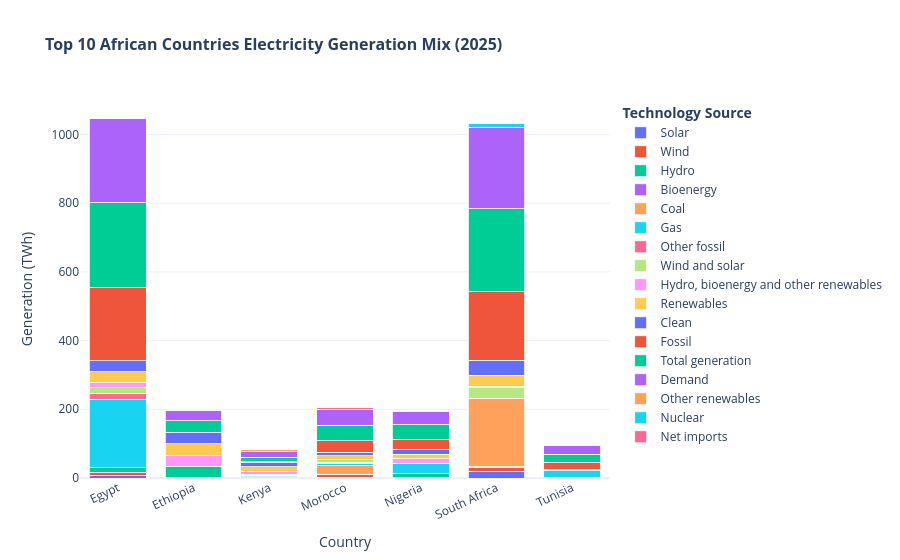

Notebook source saved alongside this figure:
### Markdown cell above
#### **Top 10 African Countries Technology Mix**

### Code cell
import pandas as pd
import plotly.express as px
import os

# Ensure output directory exists
OUTPUT_DIR = "../outputs"
os.makedirs(OUTPUT_DIR, exist_ok=True)

# Determine the latest reporting year in the standardized dataset
latest_year = int(df_ember['Year'].max())
print(f"Filtering latest reporting year: {latest_year}")

# Filter data for the latest year and drop missing generation values
df_latest = df_ember[(df_ember['Year'] == latest_year) & (df_ember['Generation (TWh)'].notnull())].copy()

# Identify top 10 countries by total generation in that latest year
top_countries = (
    df_latest.groupby('Area')['Generation (TWh)']
    .sum()
    .nlargest(10)
    .index.tolist()
)

df_top_mix = df_latest[df_latest['Area'].isin(top_countries)]

# Create interactive stacked bar chart
fig_mix = px.bar(
    df_top_mix,
    x="Area",
    y="Generation (TWh)",
    color="Electricity source",
    title=f"<b>Top 10 African Countries Electricity Generation Mix ({latest_year})</b>",
    labels={
        "Area": "Country", 
        "Generation (TWh)": "Generation (TWh)", 
        "Electricity source": "Technology Source"
    },
    barmode="stack",
    hover_data=["ISO 3 code", "Generation (TWh)"]
)

fig_mix.update_traces(
    marker=dict(line=dict(width=0.8, color='white'))
)

fig_mix.update_layout(
    template="plotly_white",
    title_font_size=16,
    xaxis_tickangle=-25,
    legend_title_text="<b>Technology Source</b>",
    hovermode="closest",
    bargap=0.25
)

fig_mix.show(config={
    'displayModeBar': True,
    'modeBarButtonsToRemove': [],
    'toImageButtonOptions': {'format': 'png', 'filename': 'africa_tech_mix', 'height': 700, 'width': 1000}
})

# Export interactive chart asset to the outputs folder
mix_html_path = os.path.join(OUTPUT_DIR, "africa_technology_mix_latest.html")
fig_mix.write_html(mix_html_path)
print(f"Interactive technology mix chart exported to: {mix_html_path}")

### Figure 1 — Plotly figure (JSON) as saved in the notebook; plotly's stock layout.template omitted (floating-point values rounded to 4 significant figures)
{"data": [{"customdata": [["EGY"], ["ETH"], ["KEN"], ["MAR"], ["NGA"], ["ZAF"], ["TUN"]], "hovertemplate": "Technology Source=Solar<br>Country=%{x}<br>Generation (TWh)=%{y}<br>ISO 3 code=%{customdata[0]}<extra></extra>", "legendgroup": "Solar", "marker": {"color": "#636efa", "line": {"color": "white", "width": 0.8}, "pattern": {"shape": ""}}, "name": "Solar", "orientation": "v", "showlegend": true, "textposition": "auto", "type": "bar", "x": ["Egypt", "Ethiopia", "Kenya", "Morocco", "Nigeria", "South Africa", "Tunisia"], "xaxis": "x", "y": [7.598, 0.04, 0.673, 2.568, 0.13, 19.48, 0.56], "yaxis": "y"}, {"customdata": [["EGY"], ["ETH"], ["KEN"], ["MAR"], ["NGA"], ["ZAF"], ["TUN"]], "hovertemplate": "Technology Source=Wind<br>Country=%{x}<br>Generation (TWh)=%{y}<br>ISO 3 code=%{customdata[0]}<extra></extra>", "legendgroup": "Wind", "marker": {"color": "#EF553B", "line": {"color": "white", "width": 0.8}, "pattern": {"shape": ""}}, "name": "Wind", "orientation": "v", "showlegend": true, "textposition": "auto", "type": "bar", "x": ["Egypt", "Ethiopia", "Kenya", "Morocco", "Nigeria", "South Africa", "Tunisia"], "xaxis": "x", "y": [9.286, 1.1, 2.321, 6.717, 0.0, 11.32, 0.292], "yaxis": "y"}, {"customdata": [["EGY"], ["ETH"], ["KEN"], ["MAR"], ["NGA"], ["ZAF"], ["TUN"]], "hovertemplate": "Technology Source=Hydro<br>Country=%{x}<br>Generation (TWh)=%{y}<br>ISO 3 code=%{customdata[0]}<extra></extra>", "legendgroup": "Hydro", "marker": {"color": "#00cc96", "line": {"color": "white", "width": 0.8}, "pattern": {"shape": ""}}, "name": "Hydro", "orientation": "v", "showlegend": true, "textposition": "auto", "type": "bar", "x": ["Egypt", "Ethiopia", "Kenya", "Morocco", "Nigeria", "South Africa", "Tunisia"], "xaxis": "x", "y": [15.07, 32.19, 2.932, 0.922, 13.39, 1.83, 0.008], "yaxis": "y"}, {"customdata": [["EGY"], ["ETH"], ["KEN"], ["MAR"], ["NGA"], ["ZAF"], ["TUN"]], "hovertemplate": "Technology Source=Bioenergy<br>Country=%{x}<br>Generation (TWh)=%{y}<br>ISO 3 code=%{customdata[0]}<extra></extra>", "legendgroup": "Bioenergy", "marker": {"color": "#ab63fa", "line": {"color": "white", "width": 0.8}, "pattern": {"shape": ""}}, "name": "Bioenergy", "orientation": "v", "showlegend": true, "textposition": "auto", "type": "bar", "x": ["Egypt", "Ethiopia", "Kenya", "Morocco", "Nigeria", "South Africa", "Tunisia"], "xaxis": "x", "y": [0.0, 0.01, 0.283, 0.04, 0.06, 0.47, 0.0], "yaxis": "y"}, {"customdata": [["EGY"], ["ETH"], ["KEN"], ["MAR"], ["NGA"], ["ZAF"], ["TUN"]], "hovertemplate": "Technology Source=Coal<br>Country=%{x}<br>Generation (TWh)=%{y}<br>ISO 3 code=%{customdata[0]}<extra></extra>", "legendgroup": "Coal", "marker": {"color": "#FFA15A", "line": {"color": "white", "width": 0.8}, "pattern": {"shape": ""}}, "name": "Coal", "orientation": "v", "showlegend": true, "textposition": "auto", "type": "bar", "x": ["Egypt", "Ethiopia", "Kenya", "Morocco", "Nigeria", "South Africa", "Tunisia"], "xaxis": "x", "y": [0.0, 0.0, 0.0, 27.54, 0.0, 197.5, 0.0], "yaxis": "y"}, {"customdata": [["EGY"], ["ETH"], ["KEN"], ["MAR"], ["NGA"], ["ZAF"], ["TUN"]], "hovertemplate": "Technology Source=Gas<br>Country=%{x}<br>Generation (TWh)=%{y}<br>ISO 3 code=%{customdata[0]}<extra></extra>", "legendgroup": "Gas", "marker": {"color": "#19d3f3", "line": {"color": "white", "width": 0.8}, "pattern": {"shape": ""}}, "name": "Gas", "orientation": "v", "showlegend": true, "textposition": "auto", "type": "bar", "x": ["Egypt", "Ethiopia", "Kenya", "Morocco", "Nigeria", "South Africa", "Tunisia"], "xaxis": "x", "y": [195.6, 0.0, 0.0, 4.788, 28.92, 0.0, 21.19], "yaxis": "y"}, {"customdata": [["EGY"], ["ETH"], ["KEN"], ["MAR"], ["NGA"], ["ZAF"], ["TUN"]], "hovertemplate": "Technology Source=Other fossil<br>Country=%{x}<br>Generation (TWh)=%{y}<br>ISO 3 code=%{customdata[0]}<extra></extra>", "legendgroup": "Other fossil", "marker": {"color": "#FF6692", "line": {"color": "white", "width": 0.8}, "pattern": {"shape": ""}}, "name": "Other fossil", "orientation": "v", "showlegend": true, "textposition": "auto", "type": "bar", "x": ["Egypt", "Ethiopia", "Kenya", "Morocco", "Nigeria", "South Africa", "Tunisia"], "xaxis": "x", "y": [18.17, 0.0, 1.398, 1.573, 0.0, 1.95, 0.23], "yaxis": "y"}, {"customdata": [["EGY"], ["ETH"], ["KEN"], ["MAR"], ["NGA"], ["ZAF"], ["TUN"]], "hovertemplate": "Technology Source=Wind and solar<br>Country=%{x}<br>Generation (TWh)=%{y}<br>ISO 3 code=%{customdata[0]}<extra></extra>", "legendgroup": "Wind and solar", "marker": {"color": "#B6E880", "line": {"color": "white", "width": 0.8}, "pattern": {"shape": ""}}, "name": "Wind and solar", "orientation": "v", "showlegend": true, "textposition": "auto", "type": "bar", "x": ["Egypt", "Ethiopia", "Kenya", "Morocco", "Nigeria", "South Africa", "Tunisia"], "xaxis": "x", "y": [16.88, 1.14, 2.994, 9.285, 0.13, 30.8, 0.852], "yaxis": "y"}, {"customdata": [["EGY"], ["ETH"], ["KEN"], ["MAR"], ["NGA"], ["ZAF"], ["TUN"]], "hovertemplate": "Technology Source=Hydro, bioenergy and other renewables<br>Country=%{x}<br>Generation (TWh)=%{y}<br>ISO 3 code=%{customdata[0]}<extra></extra>", "legendgroup": "Hydro, bioenergy and other renewables", "marker": {"color": "#FF97FF", "line": {"color": "white", "width": 0.8}, "pattern": {"shape": ""}}, "name": "Hydro, bioenergy and other renewables", "orientation": "v", "showlegend": true, "textposition": "auto", "type": "bar", "x": ["Egypt", "Ethiopia", "Kenya", "Morocco", "Nigeria", "South Africa", "Tunisia"], "xaxis": "x", "y": [15.07, 32.23, 9.656, 0.962, 13.46, 2.3, 0.008], "yaxis": "y"}, {"customdata": [["EGY"], ["ETH"], ["KEN"], ["MAR"], ["NGA"], ["ZAF"], ["TUN"]], "hovertemplate": "Technology Source=Renewables<br>Country=%{x}<br>Generation (TWh)=%{y}<br>ISO 3 code=%{customdata[0]}<extra></extra>", "legendgroup": "Renewables", "marker": {"color": "#FECB52", "line": {"color": "white", "width": 0.8}, "pattern": {"shape": ""}}, "name": "Renewables", "orientation": "v", "showlegend": true, "textposition": "auto", "type": "bar", "x": ["Egypt", "Ethiopia", "Kenya", "Morocco", "Nigeria", "South Africa", "Tunisia"], "xaxis": "x", "y": [31.95, 33.37, 12.65, 10.25, 13.59, 33.1, 0.86], "yaxis": "y"}, {"customdata": [["EGY"], ["ETH"], ["KEN"], ["MAR"], ["NGA"], ["ZAF"], ["TUN"]], "hovertemplate": "Technology Source=Clean<br>Country=%{x}<br>Generation (TWh)=%{y}<br>ISO 3 code=%{customdata[0]}<extra></extra>", "legendgroup": "Clean", "marker": {"color": "#636efa", "line": {"color": "white", "width": 0.8}, "pattern": {"shape": ""}}, "name": "Clean", "orientation": "v", "showlegend": true, "textposition": "auto", "type": "bar", "x": ["Egypt", "Ethiopia", "Kenya", "Morocco", "Nigeria", "South Africa", "Tunisia"], "xaxis": "x", "y": [31.95, 33.37, 12.65, 10.25, 13.59, 43.31, 0.86], "yaxis": "y"}, {"customdata": [["EGY"], ["ETH"], ["KEN"], ["MAR"], ["NGA"], ["ZAF"], ["TUN"]], "hovertemplate": "Technology Source=Fossil<br>Country=%{x}<br>Generation (TWh)=%{y}<br>ISO 3 code=%{customdata[0]}<extra></extra>", "legendgroup": "Fossil", "marker": {"color": "#EF553B", "line": {"color": "white", "width": 0.8}, "pattern": {"shape": ""}}, "name": "Fossil", "orientation": "v", "showlegend": true, "textposition": "auto", "type": "bar", "x": ["Egypt", "Ethiopia", "Kenya", "Morocco", "Nigeria", "South Africa", "Tunisia"], "xaxis": "x", "y": [213.7, 0.0, 1.398, 33.9, 28.92, 199.4, 21.42], "yaxis": "y"}, {"customdata": [["EGY"], ["ETH"], ["KEN"], ["MAR"], ["NGA"], ["ZAF"], ["TUN"]], "hovertemplate": "Technology Source=Total generation<br>Country=%{x}<br>Generation (TWh)=%{y}<br>ISO 3 code=%{customdata[0]}<extra></extra>", "legendgroup": "Total generation", "marker": {"color": "#00cc96", "line": {"color": "white", "width": 0.8}, "pattern": {"shape": ""}}, "name": "Total generation", "orientation": "v", "showlegend": true, "textposition": "auto", "type": "bar", "x": ["Egypt", "Ethiopia", "Kenya", "Morocco", "Nigeria", "South Africa", "Tunisia"], "xaxis": "x", "y": [245.7, 33.37, 14.05, 44.15, 42.51, 242.8, 22.28], "yaxis": "y"}, {"customdata": [["EGY"], ["ETH"], ["KEN"], ["MAR"], ["NGA"], ["ZAF"], ["TUN"]], "hovertemplate": "Technology Source=Demand<br>Country=%{x}<br>Generation (TWh)=%{y}<br>ISO 3 code=%{customdata[0]}<extra></extra>", "legendgroup": "Demand", "marker": {"color": "#ab63fa", "line": {"color": "white", "width": 0.8}, "pattern": {"shape": ""}}, "name": "Demand", "orientation": "v", "showlegend": true, "textposition": "auto", "type": "bar", "x": ["Egypt", "Ethiopia", "Kenya", "Morocco", "Nigeria", "South Africa", "Tunisia"], "xaxis": "x", "y": [244.3, 31.02, 15.57, 47.9, 40.21, 236.8, 24.87], "yaxis": "y"}, {"customdata": [["ETH"], ["KEN"], ["MAR"], ["NGA"], ["TUN"]], "hovertemplate": "Technology Source=Other renewables<br>Country=%{x}<br>Generation (TWh)=%{y}<br>ISO 3 code=%{customdata[0]}<extra></extra>", "legendgroup": "Other renewables", "marker": {"color": "#FFA15A", "line": {"color": "white", "width": 0.8}, "pattern": {"shape": ""}}, "name": "Other renewables", "orientation": "v", "showlegend": true, "textposition": "auto", "type": "bar", "x": ["Ethiopia", "Kenya", "Morocco", "Nigeria", "Tunisia"], "xaxis": "x", "y": [0.03, 6.442, 0.0, 0.0, 0.0], "yaxis": "y"}, {"customdata": [["ETH"], ["KEN"], ["MAR"], ["NGA"], ["ZAF"], ["TUN"]], "hovertemplate": "Technology Source=Nuclear<br>Country=%{x}<br>Generation (TWh)=%{y}<br>ISO 3 code=%{customdata[0]}<extra></extra>", "legendgroup": "Nuclear", "marker": {"color": "#19d3f3", "line": {"color": "white", "width": 0.8}, "pattern": {"shape": ""}}, "name": "Nuclear", "orientation": "v", "showlegend": true, "textposition": "auto", "type": "bar", "x": ["Ethiopia", "Kenya", "Morocco", "Nigeria", "South Africa", "Tunisia"], "xaxis": "x", "y": [0.0, 0.0, 0.0, 0.0, 10.21, 0.0], "yaxis": "y"}, {"customdata": [["KEN"], ["MAR"], ["TUN"]], "hovertemplate": "Technology Source=Net imports<br>Country=%{x}<br>Generation (TWh)=%{y}<br>ISO 3 code=%{customdata[0]}<extra></extra>", "legendgroup": "Net imports", "marker": {"color": "#FF6692", "line": {"color": "white", "width": 0.8}, "pattern": {"shape": ""}}, "name": "Net imports", "orientation": "v", "showlegend": true, "textposition": "auto", "type": "bar", "x": ["Kenya", "Morocco", "Tunisia"], "xaxis": "x", "y": [1.524, 3.75, 2.59], "yaxis": "y"}], "layout": {"bargap": 0.25, "barmode": "stack", "hovermode": "closest", "legend": {"title": {"text": "<b>Technology Source</b>"}, "tracegroupgap": 0}, "title": {"font": {"size": 16}, "text": "<b>Top 10 African Countries Electricity Generation Mix (2025)</b>"}, "xaxis": {"anchor": "y", "domain": [0, 1], "tickangle": -25, "title": {"text": "Country"}}, "yaxis": {"anchor": "x", "domain": [0, 1], "title": {"text": "Generation (TWh)"}}}}
